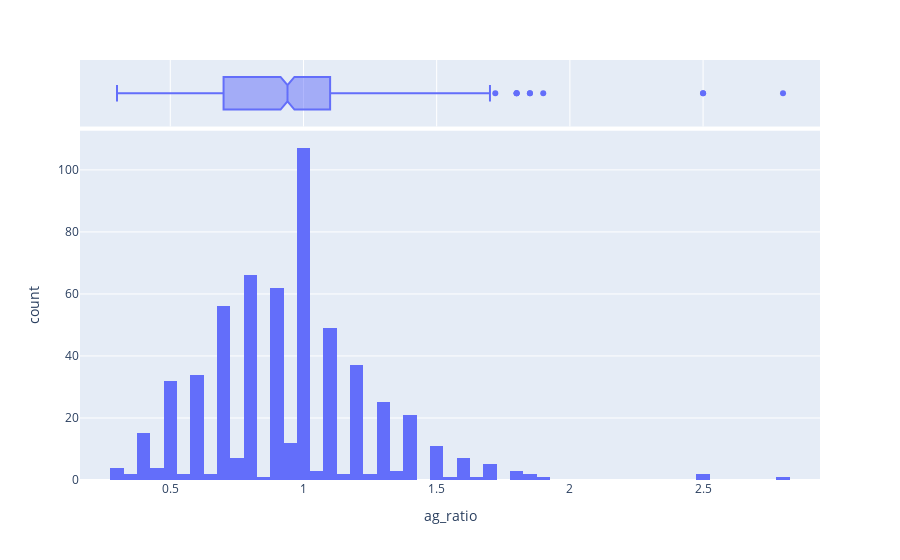

Notebook code for this chart:
### Markdown cell above
#### ii.ag_ratio

### Code cell
fig=px.histogram(data,x='ag_ratio',marginal='box')
fig.show()

### Figure 1 — Plotly figure (JSON) as saved in the notebook; plotly's stock layout.template omitted (floating-point values rounded to 4 significant figures; data arrays with more than 128 entries replaced by an {"elided": "..."} marker saying what was removed)
{"data": [{"alignmentgroup": "True", "bingroup": "x", "hovertemplate": "ag_ratio=%{x}<br>count=%{y}<extra></extra>", "legendgroup": "", "marker": {"color": "#636efa", "pattern": {"shape": ""}}, "name": "", "offsetgroup": "", "orientation": "v", "showlegend": false, "type": "histogram", "x": {"elided": "582 float values"}, "xaxis": "x", "yaxis": "y"}, {"alignmentgroup": "True", "hovertemplate": "ag_ratio=%{x}<extra></extra>", "legendgroup": "", "marker": {"color": "#636efa"}, "name": "", "notched": true, "offsetgroup": "", "showlegend": false, "type": "box", "x": {"elided": "582 float values"}, "xaxis": "x2", "yaxis": "y2"}], "layout": {"barmode": "relative", "legend": {"tracegroupgap": 0}, "margin": {"t": 60}, "xaxis": {"anchor": "y", "domain": [0, 1], "title": {"text": "ag_ratio"}}, "xaxis2": {"anchor": "y2", "domain": [0, 1], "matches": "x", "showgrid": true, "showticklabels": false}, "yaxis": {"anchor": "x", "domain": [0, 0.8316], "title": {"text": "count"}}, "yaxis2": {"anchor": "x2", "domain": [0.8416, 1], "matches": "y2", "showgrid": false, "showline": false, "showticklabels": false, "ticks": ""}}}
